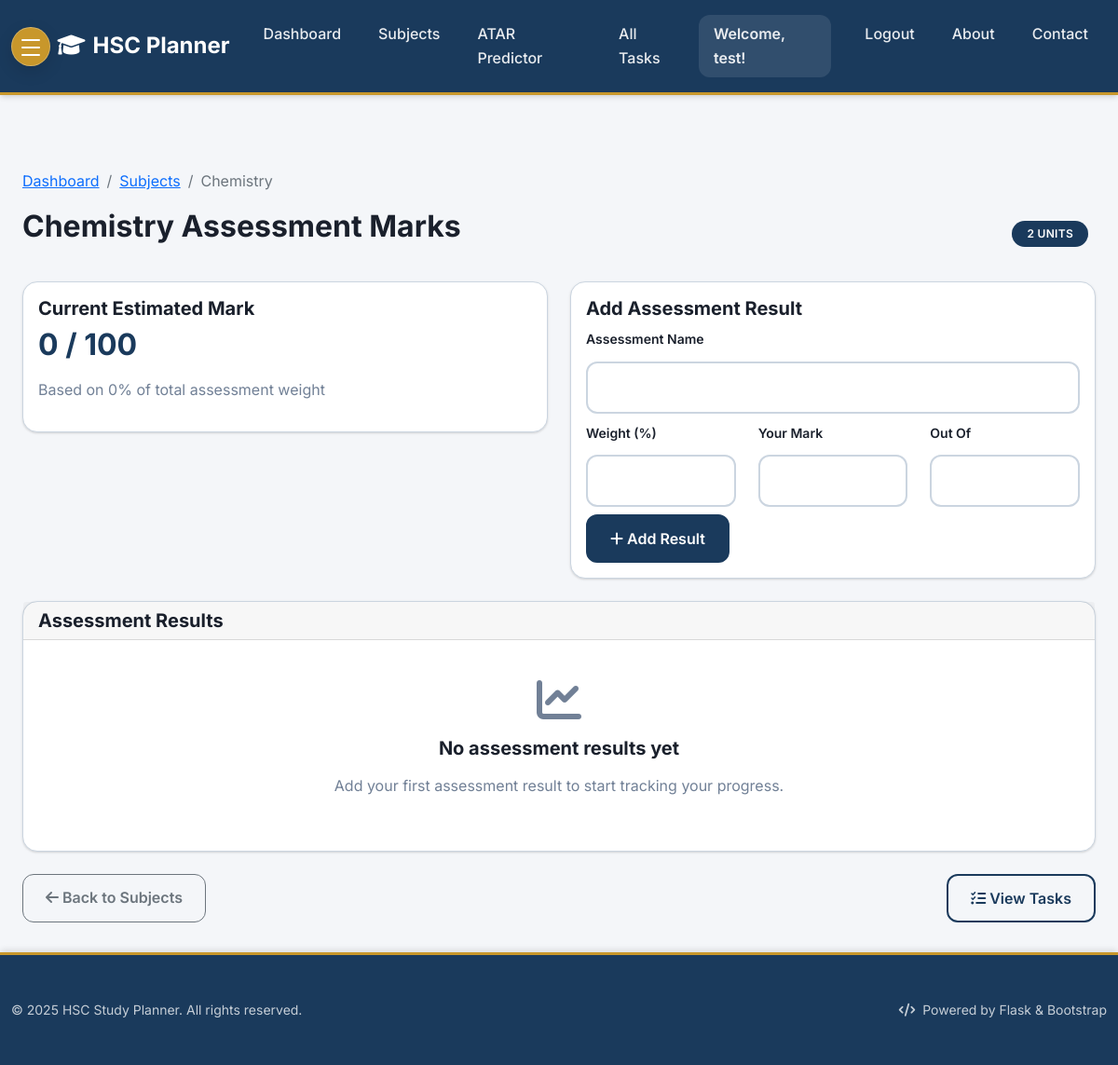
/subjects/8/marks (signed in), run on the app's committed database.
### tables this page shows
CREATE TABLE users (
    id INTEGER PRIMARY KEY AUTOINCREMENT,
    username TEXT UNIQUE NOT NULL,
    password_hash TEXT NOT NULL,
    email TEXT UNIQUE NOT NULL
);

CREATE TABLE subjects (
                id INTEGER PRIMARY KEY AUTOINCREMENT,
                name TEXT NOT NULL,
                user_id INTEGER NOT NULL,
                units INTEGER NOT NULL DEFAULT 2,
                target_mark INTEGER,
                FOREIGN KEY (user_id) REFERENCES users (id),
                UNIQUE(user_id, name)
            );

### Task_Organiser/app.py (the view, shortened to what this page needs)
    @app.route('/subjects/<int:subject_id>/marks')
    @login_required
    def subject_marks(subject_id):
        db = get_db()
        subject = db.execute('SELECT * FROM subjects WHERE id = ? AND user_id = ?',
                           (subject_id, g.user['id'])).fetchone()
        if subject is None:
            flash('Subject not found', 'error')
            return redirect(url_for('subjects'))
        assessment_results = db.execute('''
            SELECT * FROM assessment_results
            WHERE subject_id = ? AND user_id = ?
            ORDER BY date_recorded ASC
        ''', (subject_id, g.user['id'])).fetchall()
        results_list = []
        total_weighted_score = 0
        total_weight = 0
        current_mark = round(total_weighted_score, 1) if total_weight > 0 else 0
        return render_template('marks.html',
                             subject=dict(subject),
                             assessment_results=results_list,
                             current_mark=current_mark,
                             total_weight=total_weight)

### Task_Organiser/templates/marks.html (shortened to what this page needs)
{% extends "base.html" %}
{% block content %}
<div class="container mt-4">
    <div class="row">
        <div class="col-12">
            <nav aria-label="breadcrumb">
                <ol class="breadcrumb">
                    <li class="breadcrumb-item"><a href="{{ url_for('index') }}">Dashboard</a></li>
                    <li class="breadcrumb-item"><a href="{{ url_for('subjects') }}">Subjects</a></li>
                    <li class="breadcrumb-item active">{{ subject.name }}</li>
                </ol>
            </nav>
        </div>
    </div>
    <div class="row">
        <div class="col-12">
            <div class="d-flex justify-content-between align-items-center mb-4">
                <h2>{{ subject.name }} Assessment Marks</h2>
                <div>
                    {% if subject.units %}
                        <span class="badge me-2" style="background: var(--primary);">{{ subject.units }} units</span>
                    {% endif %}
                </div>
            </div>
        </div>
    </div>
    <div class="row mb-4">
        <div class="col-md-6">
            <div class="card">
                <div class="card-body">
                    <h5 class="card-title">Current Estimated Mark</h5>
                    <h2 style="color: var(--primary);">{{ current_mark }} / 100</h2>
                    <p class="text-muted">Based on {{ total_weight }}% of total assessment weight</p>
                </div>
            </div>
        </div>
        <div class="col-md-6">
            <div class="card">
                <div class="card-body">
                    <h5 class="card-title">Add Assessment Result</h5>
                    <form method="POST" action="{{ url_for('add_assessment_result', subject_id=subject.id) }}">
                        <div class="mb-2">
                            <label for="assessment_name" class="form-label">Assessment Name</label>
                            <input type="text" class="form-control" id="assessment_name" name="assessment_name" required>
                        </div>
                        <div class="row">
                            <div class="col-md-4">
                                <label for="weight" class="form-label">Weight (%)</label>
                                <input type="number" class="form-control" id="weight" name="weight" step="0.1" min="0" max="100" required>
                            </div>
                            <div class="col-md-4">
                                <label for="raw_mark" class="form-label">Your Mark</label>
                                <input type="number" class="form-control" id="raw_mark" name="raw_mark" step="0.1" min="0" required>
                            </div>
                            <div class="col-md-4">
                                <label for="max_mark" class="form-label">Out Of</label>
                                <input type="number" class="form-control" id="max_mark" name="max_mark" step="0.1" min="0.1" required>
                            </div>
                        </div>
                        <button type="submit" class="btn btn-primary mt-2">
                            <i class="fas fa-plus"></i> Add Result
                        </button>
                    </form>
                </div>
            </div>
        </div>
    </div>
    <div class="row">
        <div class="col-12">
            <div class="card">
                <div class="card-header">
                    <h5 class="card-title mb-0">Assessment Results</h5>
                </div>
                <div class="card-body">
                    {% if assessment_results %}
                        <div class="table-responsive">
                            <table class="table table-striped">
                                <thead>
                                    <tr>
                                        <th>Assessment Name</th>
                                        <th>Weight (%)</th>
                                        <th>Your Mark</th>
                                        <th>Out Of</th>
                                        <th>Percentage</th>
                                        <th>Weighted Score</th>
                                        <th>Date</th>
                                        <th>Actions</th>
                                    </tr>
                                </thead>
                                <tbody>
                                    {% for result in assessment_results %}
                                    <tr>
                                        <td>{{ result.task_name }}</td>
                                        <td>{{ result.weight }}%</td>
                                        <td>{{ result.raw_mark }}</td>
                                        <td>{{ result.max_mark }}</td>
                                        <td>
                                            <span class="badge" {% if result.percentage >= 85 %}style="background: var(--success);"{% elif result.percentage >= 75 %}style="background: var(--info);"{% elif result.percentage >= 65 %}style="background: var(--warning);"{% else %}style="background: var(--danger);"{% endif %}>
                                                {{ result.percentage }}%
                                            </span>
                                        </td>
                                        <td>{{ result.weighted_score }}</td>
                                        <td>{{ result.date_recorded[:10] if result.date_recorded else 'N/A' }}</td>
                                        <td>
                                            <form method="POST" action="{{ url_for('delete_assessment_result', subject_id=subject.id, result_id=result.id) }}" style="display:inline;" onsubmit="return confirm('Are you sure you want to delete this assessment result?')">
                                                {{ csrf_field() }}
                                                <button type="submit" class="btn btn-sm btn-outline-danger">
                                                    <i class="fas fa-trash"></i>
                                                </button>
                                            </form>
                                        </td>
                                    </tr>
                                    {% endfor %}
                                </tbody>
                                <tfoot>
                                    <tr style="background: var(--primary); color: white;">
                                        <th colspan="5">Total</th>
                                        <th>{{ total_weight }}%</th>
                                        <th colspan="2">{{ current_mark }} / 100</th>
                                    </tr>
                                </tfoot>
                            </table>
                        </div>
                    {% else %}
                        <div class="text-center py-4">
                            <i class="fas fa-chart-line fa-3x text-muted mb-3"></i>
                            <h5>No assessment results yet</h5>
                            <p class="text-muted">Add your first assessment result to start tracking your progress.</p>
                        </div>
                    {% endif %}
                </div>
            </div>
        </div>
    </div>
    <div class="row mt-4">
        <div class="col-12">
            <div class="d-flex justify-content-between">
                <a href="{{ url_for('subjects') }}" class="btn btn-outline-secondary">
                    <i class="fas fa-arrow-left"></i> Back to Subjects
                </a>
                <a href="{{ url_for('index', subject_id=subject.id) }}" class="btn btn-outline-primary">
                    <i class="fas fa-tasks"></i> View Tasks
                </a>
            </div>
        </div>
    </div>
</div>
{% endblock %}

### Task_Organiser/templates/base.html (shortened to what this page needs)
<!DOCTYPE html>
<html lang="en">
<head>
    <link href="https://cdn.jsdelivr.net/npm/bootstrap@5.1.3/dist/css/bootstrap.min.css" rel="stylesheet">
    <link href="https://cdnjs.cloudflare.com/ajax/libs/font-awesome/6.0.0/css/all.min.css" rel="stylesheet">
</head>
<body>
    <nav class="navbar navbar-expand-lg navbar-dark">
        <div class="container">
            <button class="burger-menu-btn me-2" type="button" data-bs-toggle="offcanvas" data-bs-target="#appMenu" aria-controls="appMenu" aria-label="Open menu">
                <span></span>
                <span></span>
                <span></span>
            </button>
            <a class="navbar-brand" href="{{ url_for('index') }}">
                <i class="fas fa-graduation-cap me-2"></i>HSC Planner
            </a>
            <div class="navbar-collapse">
                <ul class="navbar-nav me-auto">
                    <li class="nav-item">
                        <a class="nav-link" href="{{ url_for('index') }}">Dashboard</a>
                    </li>
                    <li class="nav-item">
                        <a class="nav-link" href="{{ url_for('subjects') }}">Subjects</a>
                    </li>
                    <li class="nav-item">
                        <a class="nav-link" href="{{ url_for('atar') }}">ATAR Predictor</a>
                    </li>
                    <li class="nav-item">
                        <a class="nav-link" href="{{ url_for('index') }}?view=all">All Tasks</a>
                    </li>
                </ul>
                <div class="navbar-nav ms-auto">
                    {% if g.user %}
                        <span class="navbar-text me-3">Welcome, {{ g.user.username }}!</span>
                        <a class="nav-link" href="{{ url_for('logout') }}" onclick="return confirm('Are you sure you want to logout?')">Logout</a>
                    {% else %}
                        <a class="nav-link" href="{{ url_for('login') }}">Login</a>
                        <a class="nav-link" href="{{ url_for('register') }}">Register</a>
                    {% endif %}
                    <a class="nav-link" href="{{ url_for('about') }}">About</a>
                    <a class="nav-link" href="{{ url_for('contact') }}">Contact</a>
                </div>
            </div>
        </div>
    </nav>
    <main class="container mt-4">
            {% block content %}{% endblock %}
        </main>
    <footer class="footer mt-auto">
        <div class="container py-2 py-md-3">
            <div class="row align-items-center">
                <div class="col-12 col-md-6">
                    <p class="mb-0 opacity-75 small">&copy; 2025 HSC Study Planner. All rights reserved.</p>
                </div>
                <div class="col-12 col-md-6 text-md-end">
                    <p class="mb-0 opacity-75 small">
                        <i class="fas fa-code me-1"></i>
                        Powered by Flask & Bootstrap
                    </p>
                </div>
            </div>
        </div>
    </footer>
</body>
</html>

### data on the page
users: user.username "test"
subjects: name "Chemistry", units "2"

### other printed values
{{ current_mark }} "0"
{{ total_weight }} "0"
